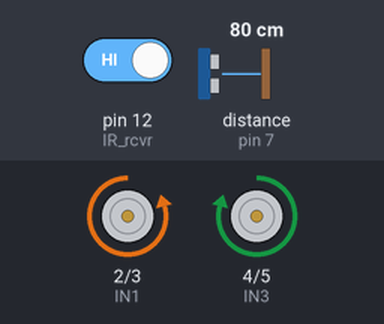
The sketch below on a simulated Arduino Uno, built with avr-gcc and run on an emulated ATmega328P. Parts: motor-driver pin pairs drawn as motors (green arrow = first pin HIGH = forward, orange = second pin HIGH = backward, longer = more drive, scaled by the enable pin). Wiring (inferred from the names in the program): ultrasonic range finder: trigger pin 6; echo pin 7. The test bench sets the inputs (shaded band); at power-on: pin 12 (IR_rcvr) HIGH, distance to the obstacle (sensor on pin 7) 80 cm. The echo pulse lasts 58.3 µs per cm; what the sketch prints to the serial monitor is not drawn.

Above: at 1.2 s.
1.3 s: pin 12 (IR_rcvr) driven LOW
At 1.53 s:
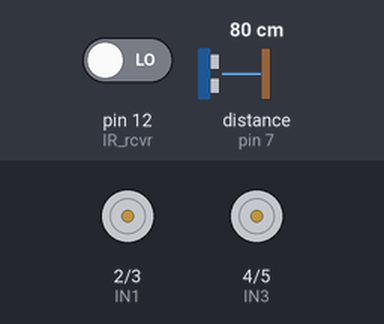
4.3 s: pin 12 (IR_rcvr) driven HIGH
At 4.58 s:
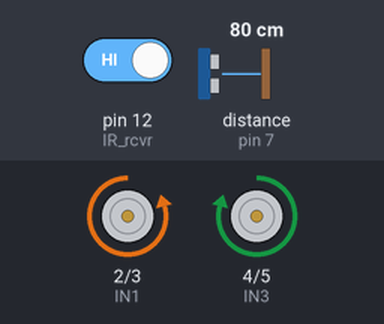
7.3 s: distance to the obstacle (sensor on pin 7) set to 13 cm
10.3 s: distance to the obstacle (sensor on pin 7) set to 10 cm
At 11.5 s:
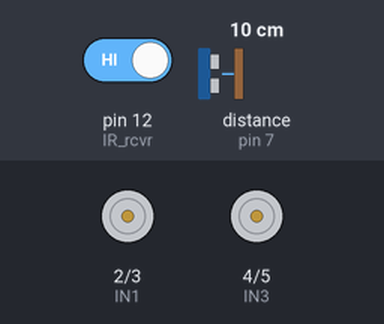
11.9 s: distance to the obstacle (sensor on pin 7) set to 18 cm
At 12.26 s:
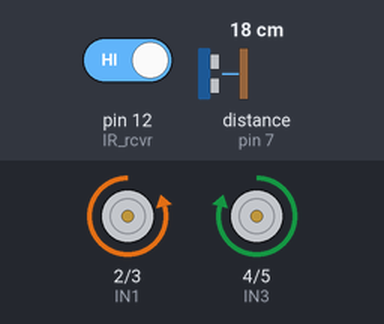
14.9 s: distance to the obstacle (sensor on pin 7) set to 2 cm
At 15.5 s:
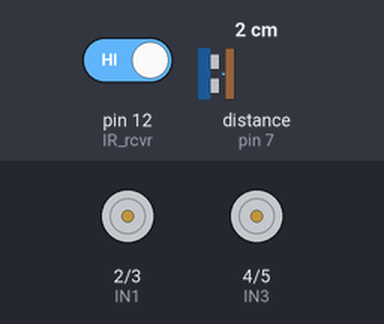
Timing chart, 0 to 17.4 s (numbered marks = the images above; inputs shaded):
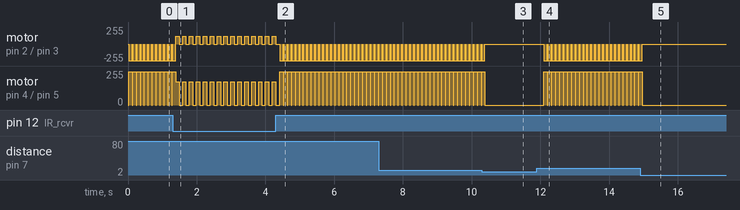

The sketch:

master.ino
```cpp
//DEFINING PINS
//Motor A
int IN1 = 2; //Direction 1
int IN2 = 3; //Direction 2
int ENA = 9; //Speed

//Motor B
int IN3 = 4; //Direction 1
int IN4 = 5; //Direction 2
int ENB = 10; //Speed

//Bluetooth
int BT_Value_M;

//Ultrasonic sensor
int trig = 6;
int echo = 7;
long duration;
int distance;
int safe_dist;

//IR Receiver
int IR_rcvr = 12;
int IR_detection;
int turn = 0;

//Booleans
bool found_slave = false;
bool found_home = false;
bool following_master = false;
bool go_right = false;

//Counters
int degree_counter = 40;
int stops = 1;

//INITIALIZATION
void setup() {
  //DEFINING PIN MODES AND VARIABLES
  //Motor driver inputs
  pinMode(IN1, OUTPUT);
  pinMode(IN2, OUTPUT);
  pinMode(ENA, OUTPUT);
  pinMode(IN3, OUTPUT);
  pinMode(IN4, OUTPUT);
  pinMode(ENB, OUTPUT);

  //Ultrasonic sensor
  pinMode(trig, OUTPUT);
  pinMode(echo, INPUT);

  //IR receiver
  pinMode(IR_rcvr, INPUT);

  //Serial communication
  Serial.begin(38400);
}

//MAIN
void loop() {
  Serial.println("Loop start");

  while(found_home == false){
    Serial.println("Enter while");
    turning_360();
  }

  //Serial.println("Below while");
  //follow_me();
}

//Turning 360°
void turning_360(){
  IR_detection = digitalRead(IR_rcvr);
  Serial.println(IR_detection);
  Serial.println(following_master);

  if (IR_detection == 0){
    if (following_master != true){
      found_slave = false;
    }

    else if (following_master == true){
      found_home = false;
    }

    Serial.println("degree_counter: ");
    Serial.println(degree_counter);

    if (degree_counter > 0){
      if (following_master == true){
        Serial.write(2); //"Stop"
      }

      Serial.println("Mayor a 0");
      turn_right();
      Serial.println("Turn right");
      delay (100);
      stop_motors();
      Serial.println("Stop motors");

      delay(100);
      degree_counter -= 1;
    }

    else {
      if (following_master == true){
        Serial.write(1); //"Follow me"
      }

      Serial.println("Degree counter = 0");
      forward();
      Serial.println("forward");
      delay(1000);
      stop_motors();
      Serial.println("stop motors");
      stops += 1;
      Serial.println(stops);

      Serial.println(go_right);

      if (go_right == true){
        Serial.println("go_right = true");
        turn_right();
        Serial.println("turn right");
        delay(200);
        forward();
        delay(500);
        stop_motors();

        Serial.write(3); //Find master

        Serial.println("stop motors");
        go_right = false;
      }

      else if (stops == 4){
        Serial.println("fourth stop");
        go_right = true;
        Serial.println(go_right);
        stops = 1;
      }

      degree_counter = 40;
    }
  }

  else{
    Serial.println("IR detection == 1");
    stop_motors();
    detected();
    //not_found = false;
  }
}

//Detected
void detected(){
  Serial.println("IR detection was 1");
  IR_detection = digitalRead(IR_rcvr);
  Serial.println(IR_detection);

  safe_dist = ultrasonic_dist();
  Serial.println("Safe distance? ");
  Serial.println(safe_dist);

  if (IR_detection == 1 && safe_dist == 0){
    Serial.println("IR = 1 and dist > 10");
    forward();
    delay(100);
  }

  else if (IR_detection == 1 && safe_dist == 1){
    Serial.println("IR = 1 and dist = 10");
    Serial.println(following_master);
    Serial.println(found_home);
    Serial.println(found_slave);

    if (following_master == true){
      Serial.println("IR = 1 and dist = 10 - following master = true");
      found_home = true;
    }

    else{
      Serial.println("IR = 1 and dist = 10 - following master = false");
      if (found_slave == true){
        follow_me();
      }
      found_slave = true;
    }
  }

  else{
    Serial.println("IR = 0");

    if (following_master == true){
      found_home = false;
    }

    else{
      found_slave = false;
    }
  }
}

//Follow me
void follow_me(){
  Serial.println("Reached slave, now follow master");
  Serial.println(found_slave);
  stop_motors();

  if (found_slave == true){
    Serial.println("Follow me - not_found == false");
    Serial.write(0); //Found
    delay(500);

    if (Serial.available() > 0){
      Serial.println("Serial.available() > 0");
      BT_Value_M = Serial.read();

      if (BT_Value_M == 1){ //Slave detecta Master
        Serial.println("Received a Serial.read == 1");
        turn_right(); //180° turn
        Serial.println("turn right");
        delay(500);

        Serial.println("Writing \"follow me\"");
        Serial.write(1); //"Follow me"

        Serial.println("forward");
        forward();
        delay(1000);

        Serial.println("stop motors");
        stop_motors();

        following_master = true;
      }
    }
  }
}

//MOTOR FUNCTIONS
void forward(){
  analogWrite(ENA, 250);
  analogWrite(ENB, 250);
  digitalWrite(IN1, LOW);
  digitalWrite(IN2, HIGH);
  digitalWrite(IN3, HIGH);
  digitalWrite(IN4, LOW);
}

void backward(){
  analogWrite(ENA, 250);
  analogWrite(ENB, 250);
  digitalWrite(IN1, HIGH);
  digitalWrite(IN2, LOW);
  digitalWrite(IN3, LOW);
  digitalWrite(IN4, HIGH);
}

void turn_right(){
  analogWrite(ENA, 120);
  analogWrite(ENB, 175);
  digitalWrite(IN1, HIGH);
  digitalWrite(IN2, LOW);
  digitalWrite(IN3, HIGH);
  digitalWrite(IN4, LOW);
}

void turn_left(){
  analogWrite(ENA, 175);
  analogWrite(ENB, 120);
  digitalWrite(IN1, LOW);
  digitalWrite(IN2, HIGH);
  digitalWrite(IN3, LOW);
  digitalWrite(IN4, HIGH);
}

void stop_motors(){
  analogWrite(ENA, 0);
  analogWrite(ENB, 0);
  digitalWrite(IN1, LOW);
  digitalWrite(IN2, LOW);
  digitalWrite(IN3, LOW);
  digitalWrite(IN4, LOW);
}

//MEASURING DISTANCE FUNCTION
int ultrasonic_dist(){
     // clears the trigPin
    digitalWrite(trig, LOW);
    delayMicroseconds(2);

    // sets the trigPin on HIGH state for 10 microseconds
    digitalWrite(trig, HIGH);
    delayMicroseconds(10);
    digitalWrite(trig, LOW);

    // reads echoPin, returns the sound wave travel time in microseconds
    duration = pulseIn(echo, HIGH);

    // calculate distance
    distance = duration*0.034/2;
    Serial.println("Distance: ");
    Serial.println(distance);

    if(distance <= 10){
      Serial.println("Close enough");
      return 1;
    }

    else{
      Serial.println(distance);
      return 0;
    }
    delay(500);
}
```

Measured:
- the behaviour switches between 12 and 11 cm on distance to the obstacle (sensor on pin 7) (found by bisection; images 2 and 3)
- after the input at 1.3 s, motor on pin 2 (IN1) / pin 3 (IN2): alternates forward 120/255 for 0.10 s and stopped for 0.10 s, starting after 0.09 s; motor on pin 4 (IN3) / pin 5 (IN4): alternates forward 175/255 for 0.10 s and stopped for 0.10 s, starting after 0.09 s
- after the input at 4.3 s, motor on pin 2 (IN1) / pin 3 (IN2): alternates backward 250/255 for 0.10 s and stopped for 0.01 s, starting after 0.11 s; motor on pin 4 (IN3) / pin 5 (IN4): alternates forward 250/255 for 0.10 s and stopped for 0.01 s, starting after 0.11 s
- after the input at 10.3 s, motor on pin 2 (IN1) / pin 3 (IN2), motor on pin 4 (IN3) / pin 5 (IN4): goes on until 10.4 s, then stays stopped
- after the input at 11.9 s, motor on pin 2 (IN1) / pin 3 (IN2): alternates backward 250/255 for 0.10 s and stopped for 0.01 s, starting after 0.20 s; motor on pin 4 (IN3) / pin 5 (IN4): alternates forward 250/255 for 0.10 s and stopped for 0.01 s, starting after 0.20 s
- after the input at 14.9 s, motor on pin 2 (IN1) / pin 3 (IN2), motor on pin 4 (IN3) / pin 5 (IN4): goes on until 15.0 s, then stays stopped
- by itself, motor on pin 2 (IN1) / pin 3 (IN2): alternates backward 250/255 for 0.10 s and stopped for 0.01 s
- by itself, motor on pin 4 (IN3) / pin 5 (IN4): alternates forward 250/255 for 0.10 s and stopped for 0.01 s
